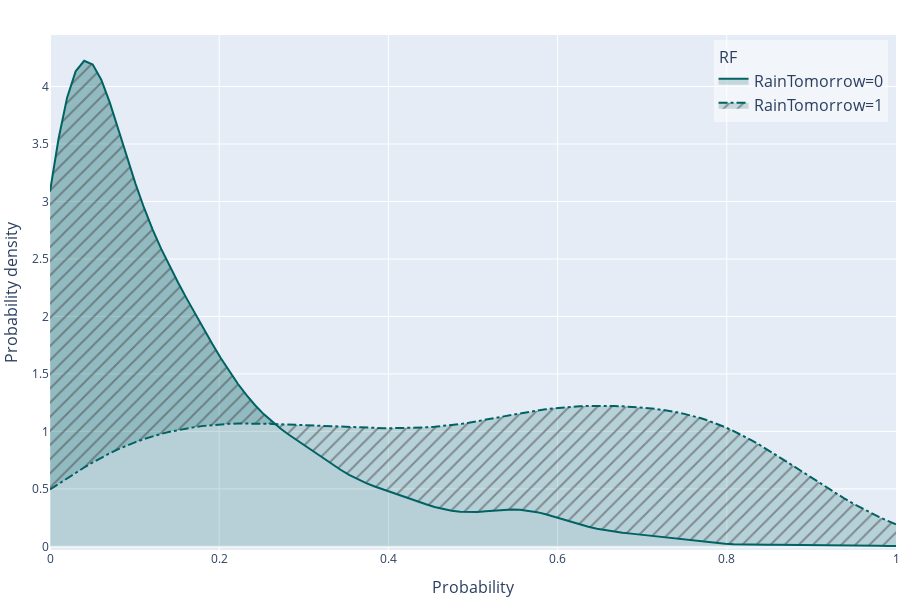

The notebook cell this image was saved under:
### Code cell
# Visualize the distribution of predicted probabilities
atom.winner.plot_probabilities()
